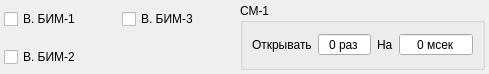
<?xml version="1.0" encoding="UTF-8"?>
<ui version="4.0">
 <class>Extensions</class>
 <widget class="QWidget" name="Extensions">
  <property name="geometry">
   <rect>
    <x>0</x>
    <y>0</y>
    <width>489</width>
    <height>74</height>
   </rect>
  </property>
  <property name="windowTitle">
   <string>Дополнение</string>
  </property>
  <layout class="QGridLayout" name="gridLayout">
   <property name="leftMargin">
    <number>4</number>
   </property>
   <property name="topMargin">
    <number>0</number>
   </property>
   <property name="rightMargin">
    <number>4</number>
   </property>
   <property name="bottomMargin">
    <number>0</number>
   </property>
   <item row="0" column="0">
    <widget class="QCheckBox" name="vibrator_1">
     <property name="text">
      <string>В. БИМ-1</string>
     </property>
    </widget>
   </item>
   <item row="0" column="1">
    <widget class="QCheckBox" name="vibrator_3">
     <property name="text">
      <string>В. БИМ-3</string>
     </property>
    </widget>
   </item>
   <item row="0" column="2" rowspan="2">
    <widget class="QGroupBox" name="groupBox">
     <property name="title">
      <string>СМ-1</string>
     </property>
     <layout class="QHBoxLayout" name="horizontalLayout">
      <item>
       <widget class="QLabel" name="hint_1">
        <property name="text">
         <string>Открывать</string>
        </property>
       </widget>
      </item>
      <item>
       <widget class="QSpinBox" name="count_1">
        <property name="alignment">
         <set>Qt::AlignCenter</set>
        </property>
        <property name="buttonSymbols">
         <enum>QAbstractSpinBox::NoButtons</enum>
        </property>
        <property name="suffix">
         <string> раз</string>
        </property>
        <property name="maximum">
         <number>100</number>
        </property>
       </widget>
      </item>
      <item>
       <widget class="QLabel" name="hint_2">
        <property name="text">
         <string>На</string>
        </property>
       </widget>
      </item>
      <item>
       <widget class="QSpinBox" name="dr_1">
        <property name="alignment">
         <set>Qt::AlignCenter</set>
        </property>
        <property name="buttonSymbols">
         <enum>QAbstractSpinBox::NoButtons</enum>
        </property>
        <property name="suffix">
         <string> мсек</string>
        </property>
        <property name="maximum">
         <number>10000</number>
        </property>
        <property name="singleStep">
         <number>100</number>
        </property>
       </widget>
      </item>
     </layout>
    </widget>
   </item>
   <item row="1" column="0">
    <widget class="QCheckBox" name="vibrator_2">
     <property name="text">
      <string>В. БИМ-2</string>
     </property>
    </widget>
   </item>
  </layout>
 </widget>
 <resources/>
 <connections/>
</ui>
